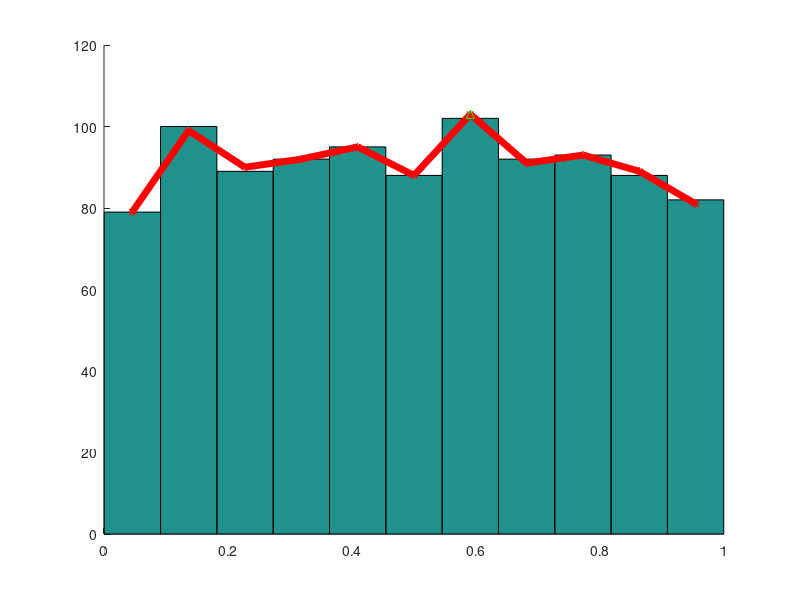

Write the MATLAB code that produced this figure.
N = 1000;
n = 1 + 10/3 * log10(N)
l = 1/n;
c = 0:l:1;

m=(c(1:end-1) + c(2:end))/2; % mijloacele lor
fr = zeros(1, n);
x = rand(1, N);

for i=1:N
    ind = find(x(i) <= c, 1); % 
    fr(ind - 1) = fr(ind - 1) + 1;
end

fprintf('Index | Bl | Br | Mid | Fr | RelFr\n')
for i=1:n
    fprintf('%d [ %.5f | %.5f ] %f | %d | %f\n', i, c(i), c(i+1), m(i), fr(i), fr(i)/N)
end

figure(1)
hold on
hist(x, n)

plot(m, fr, 'Color', 'r', 'LineWidth', 5)
plot(m, fr, 'r*')

g = hist(x,n)
fr

indmax = find(fr == max(fr));
plot(m(indmax), fr(indmax), 'g^')
        

